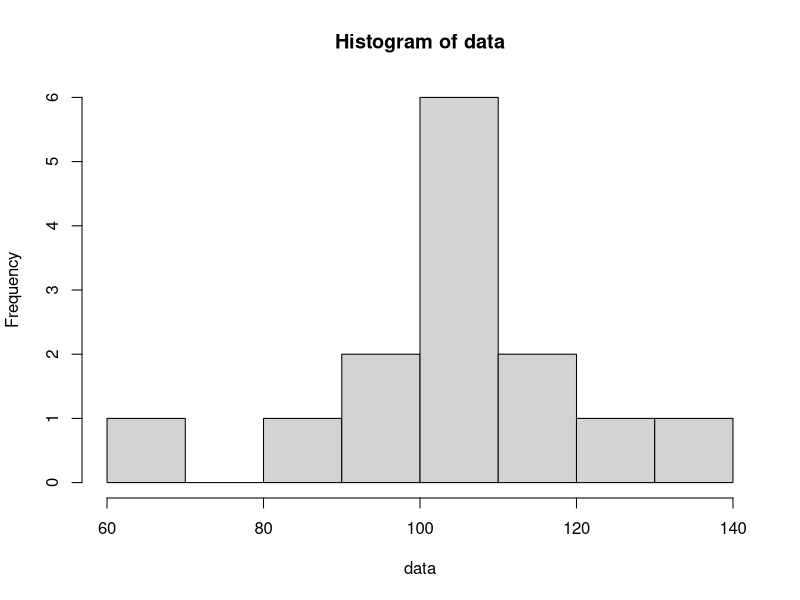
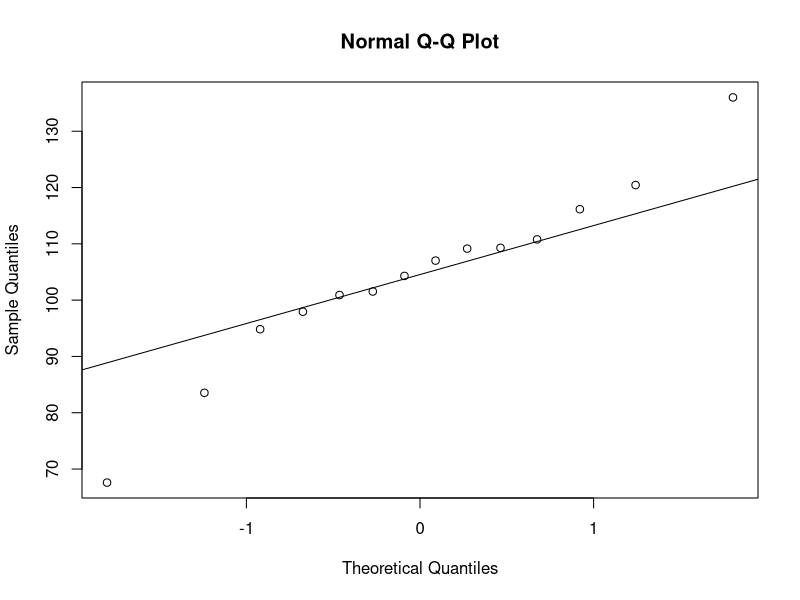

These figures' R source, in order:
data <- c(109.15, 136.01, 107.02, 116.15, 101.53, 109.29, 110.79,
94.83, 100.91,  97.94, 104.30,  83.54,  67.59, 120.44)

#Q1.1
shapiro.test(data) #0.7148

hist(data)
qqnorm(data)
qqline(data)